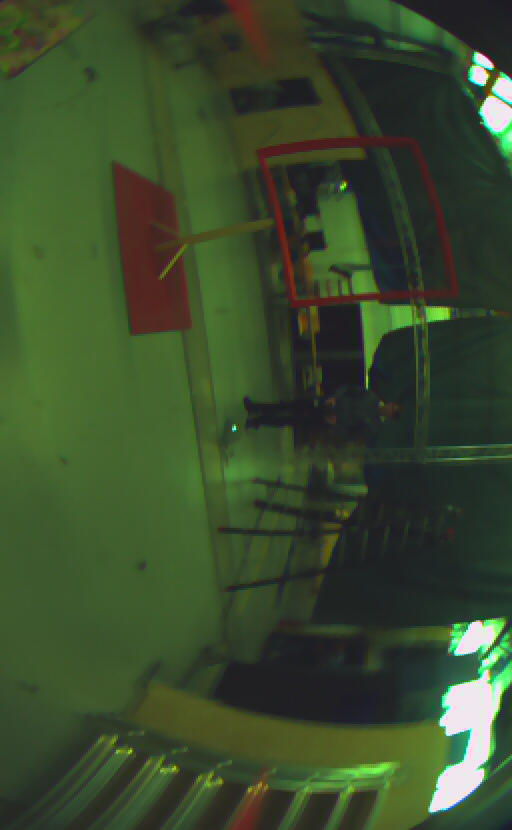
%> input picture images/img_00010.jpg, 512 x 830 px; its folder holds only this picture in this run
$ octave --eval "learn_ground;"   (GNU Octave 9; MATLAB toolbox functions it lacks are replaced by stand-ins)
%> lines starting %> are read from the running program, lines starting %| are printed output that depends on the picture
### makeListOfFiles.m
function files_of_type = makeListOfFiles(file_dir, file_type, exclude_string)
%> called with file_dir = 'images', file_type = 'jpg'
% function files_of_type = makeListOfFiles(file_dir, file_type, exclude_string)
% makes a list of files in the directory 'file_dir' of all files of a
% certain type.

if(~exist('file_type', 'var') || isempty(file_type))
    file_type = bmp;
end

if(~exist('exclude_string', 'var') || sum(size(exclude_string)) < 2)
    EXCLUDE = false;
else
    EXCLUDE = true;
end

files = dir(file_dir);
n_files = size(files,1);
files_of_type = cell(n_files,1);
fot = 0;
for f = 3:n_files
    i = findstr(files(f).name, ['.' file_type]);
    if(sum(size(i)) >= 2)
        if(EXCLUDE)
            j = findstr(files(f).name, exclude_string);
        else
            j = [];
        end
        if(~EXCLUDE || sum(size(j)) < 2)
            fot = fot + 1;
            files_of_type{fot} = files(f).name;
        end
    end
end
files_of_type = files_of_type(1:fot);


### sort_nat.m
function [cs,index] = sort_nat(c,mode)
%sort_nat: Natural order sort of cell array of strings.
% usage:  [S,INDEX] = sort_nat(C)
%
% where,
%    C is a cell array (vector) of strings to be sorted.
%    S is C, sorted in natural order.
%    INDEX is the sort order such that S = C(INDEX);
%
% Natural order sorting sorts strings containing digits in a way such that
% the numerical value of the digits is taken into account.  It is
% especially useful for sorting file names containing index numbers with
% different numbers of digits.  Often, people will use leading zeros to get
% the right sort order, but with this function you don't have to do that.
% For example, if C = {'file1.txt','file2.txt','file10.txt'}, a normal sort
% will give you
%
%       {'file1.txt'  'file10.txt'  'file2.txt'}
%
% whereas, sort_nat will give you
%
%       {'file1.txt'  'file2.txt'  'file10.txt'}
%
% See also: sort

% Version: 1.4, 22 January 2011
% Author:  Douglas M. Schwarz
% Email:   dmschwarz=ieee*org, dmschwarz=urgrad*rochester*edu
% Real_email = regexprep(Email,{'=','*'},{'@','.'})


% Set default value for mode if necessary.
if nargin < 2
	mode = 'ascend';
end

% Make sure mode is either 'ascend' or 'descend'.
modes = strcmpi(mode,{'ascend','descend'});
is_descend = modes(2);
if ~any(modes)
	error('sort_nat:sortDirection',...
		'sorting direction must be ''ascend'' or ''descend''.')
end

% Replace runs of digits with '0'.
c2 = regexprep(c,'\d+','0');

% Compute char version of c2 and locations of zeros.
s1 = char(c2);
z = s1 == '0';

% Extract the runs of digits and their start and end indices.
[digruns,first,last] = regexp(c,'\d+','match','start','end');

% Create matrix of numerical values of runs of digits and a matrix of the
% number of digits in each run.
num_str = length(c);
max_len = size(s1,2);
num_val = NaN(num_str,max_len);
num_dig = NaN(num_str,max_len);
for i = 1:num_str
	num_val(i,z(i,:)) = sscanf(sprintf('%s ',digruns{i}{:}),'%f');
	num_dig(i,z(i,:)) = last{i} - first{i} + 1;
end

% Find columns that have at least one non-NaN.  Make sure activecols is a
% 1-by-n vector even if n = 0.
activecols = reshape(find(~all(isnan(num_val))),1,[]);
n = length(activecols);

% Compute which columns in the composite matrix get the numbers.
numcols = activecols + (1:2:2*n);

% Compute which columns in the composite matrix get the number of digits.
ndigcols = numcols + 1;

% Compute which columns in the composite matrix get chars.
charcols = true(1,max_len + 2*n);
charcols(numcols) = false;
charcols(ndigcols) = false;

% Create and fill composite matrix, comp.
comp = zeros(num_str,max_len + 2*n);
comp(:,charcols) = double(s1);
comp(:,numcols) = num_val(:,activecols);
comp(:,ndigcols) = num_dig(:,activecols);

% Sort rows of composite matrix and use index to sort c in ascending or
% descending order, depending on mode.
[unused,index] = sortrows(comp);
if is_descend
	index = index(end:-1:1);
end
index = reshape(index,size(c));
cs = c(index);

### sample_HSV_pixels.m
function [HSV_pixels, Y] = sample_HSV_pixels(HSV, n_pixels_image)
% function [HSV_pixels, Y] = sample_HSV_pixels(HSV, n_pixels_image)

W = size(HSV,2);
H = size(HSV,1);
HSV_pixels = zeros(n_pixels_image, 3);
Y = zeros(n_pixels_image, 1);
for p = 1:n_pixels_image
    x = 1 + floor(rand(1) * (W-1));
    y = 1 + floor(rand(1) * (H-1));
    Y(p) = y;
    HSV_pixels(p, :) = HSV(y,x,:);
end

### generate_dataset_for_weka.m
function generate_dataset_for_weka(Features, Labels)
% function generate_dataset_for_weka(data_set)
%
% For more information on the format:
% http://www.cs.waikato.ac.nz/ml/weka/arff.html

fID = fopen('WEKA_data.arff', 'w');
fprintf(fID, '%% ground data set\n');
fprintf(fID, '@relation ground\n');
% [4 lines of commented-out code are left out]
fprintf(fID, ['@attribute H real\n']);
fprintf(fID, ['@attribute S real\n']);
fprintf(fID, ['@attribute V real\n']);
fprintf(fID, ['@attribute class {0, 1}\n']);
fprintf(fID, '@data\n');
% create WEKA data set:
fprintf('Data set\n');
for im = 1:size(Features, 1)
    for f = 1:size(Features, 2)
        fprintf(fID, '%f, ', Features(im, f));
    end
    fprintf(fID, '%d\n', Labels(im));
end
fclose(fID);

### learn_ground.m
function learn_ground()
% function learn_ground()

% get file names:
dir_name = 'images';
image_names = makeListOfFiles(dir_name, 'jpg');
image_names = sort_nat(image_names);
n_images = length(image_names);

% create a dataset:
Features = [];
Labels = [];
for im = 1:n_images
    fprintf('Image %d / %d\n', im, n_images);

    RGB = imread([dir_name '/' image_names{im}]);
%> RGB is the input picture: size 830x512x3 uint8; mean R, G, B 57.7, 75.1, 44.9
    RGB = double(RGB) ./ 255;
%> RGB: size 830x512x3 double
    if(strcmp(dir_name, 'images'))
        RGB = imrotate(RGB, 90);
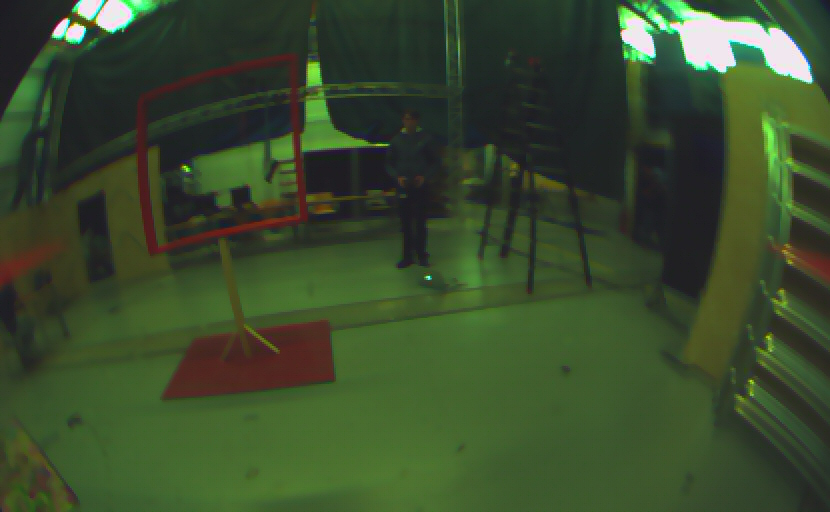
%> RGB: size 512x830x3 double; mean R, G, B 0.226, 0.295, 0.176; mean of the top-left, top-right, bottom-left and bottom-right quarters 0.194, 0.239, 0.253, 0.244
    end
    if(strcmp(dir_name, 'phone_images'))
        RGB = imresize(RGB, 0.25);
    end

    %     figure(); imshow(RGB);
    %     title('RGB image');

    HSV = rgb2hsv(RGB);
%> HSV: size 512x830x3 double; mean H, S, V 0.32, 0.411, 0.304

    n_pixels_image = 1000;
    [HSV_pixels, Y] = sample_HSV_pixels(HSV, n_pixels_image);
%> after the loop in sample_HSV_pixels, `for p = 1:n_pixels_image`: HSV_pixels = 1000 rows, first 12: [0.252 0.494 0.325; 0.583 0.367 0.192; 0.633 0.147 0.133; 0.7 0.135 0.145; 0.271 0.476 0.329; 0.188 0.568 0.318; 0.0417 0.623 0.302; 0.458 0.105 0.149; 0.292 0.358 0.263; 0.258 0.477 0.345; 0.0204 0.605 0.318; 0.233 0.446 0.22]; Y = 1000 values, max 511 at index 108, min 1 at index 292, mean 256.1
    Ground = (Y <= size(RGB,1)/2);
%> Ground = 1000 logical values, 509 true

    Features = [Features; HSV_pixels];
%> Features has the same summary as HSV_pixels in sample_HSV_pixels
    Labels = [Labels; Ground];
%> Labels = 1000 values, max 1 at index 2, min 0 at index 1, mean 0.509
end

generate_dataset_for_weka(Features, Labels);

$ run again, on images/img_00086.jpg
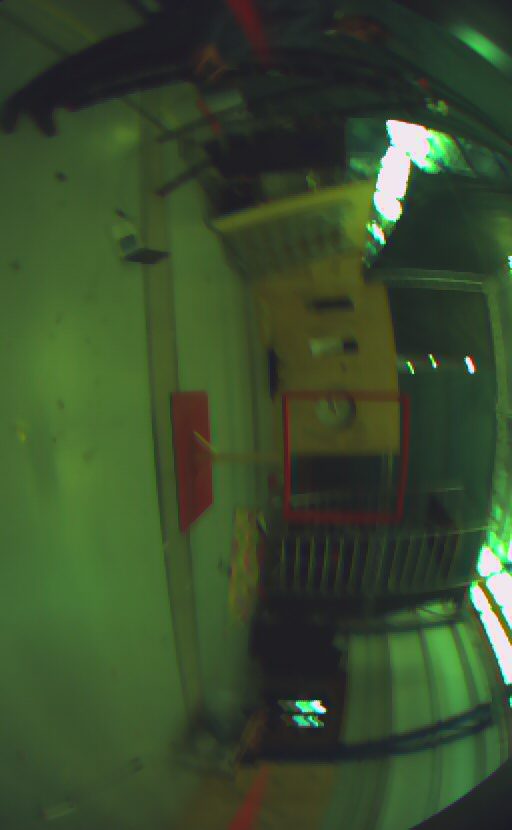
%> input picture images/img_00086.jpg, 512 x 830 px
%> in learn_ground, RGB is the input picture: size 830x512x3 uint8; mean R, G, B 56.8, 76.3, 45.1
%> in learn_ground, `RGB = imrotate(RGB, 90);`:
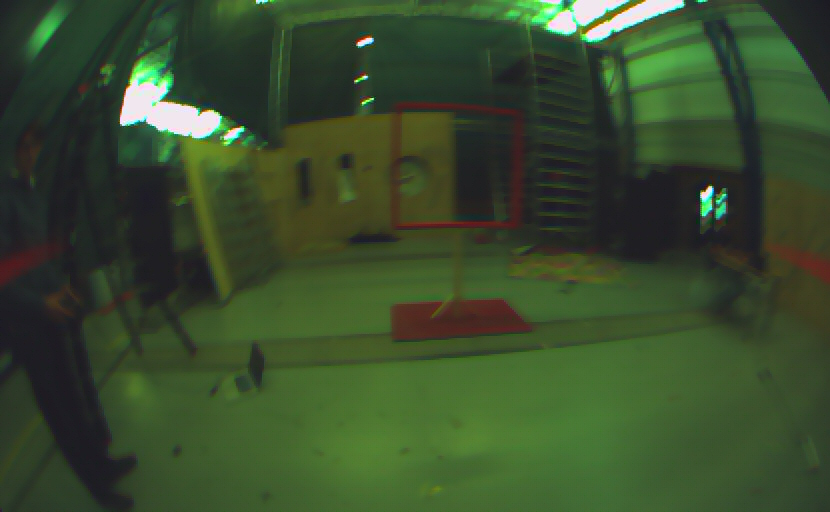
%> RGB: size 512x830x3 double; mean R, G, B 0.223, 0.299, 0.177; mean of the top-left, top-right, bottom-left and bottom-right quarters 0.22, 0.226, 0.226, 0.261
%> HSV: size 512x830x3 double; mean H, S, V 0.326, 0.408, 0.306
%> after the loop in sample_HSV_pixels, `for p = 1:n_pixels_image`: HSV_pixels = 1000 rows, first 12: [0.267 0.5 0.376; 0.182 0.643 0.329; 0.193 0.587 0.294; 0.285 0.525 0.388; 0.27 0.583 0.424; 0.958 0.103 0.153; 0.267 0.631 0.404; 0.0444 0.306 0.192; 0.299 0.377 0.302; 0.289 0.484 0.365; 0.333 0.163 0.169; 0.267 0.536 0.329]; Y = 1000 values, max 511 at index 108, min 1 at index 292, mean 256.1
%> Ground = 1000 logical values, 509 true
%> Features has the same summary as HSV_pixels in sample_HSV_pixels
%> Labels = 1000 values, max 1 at index 2, min 0 at index 1, mean 0.509

$ run again, on images/img_00104.jpg
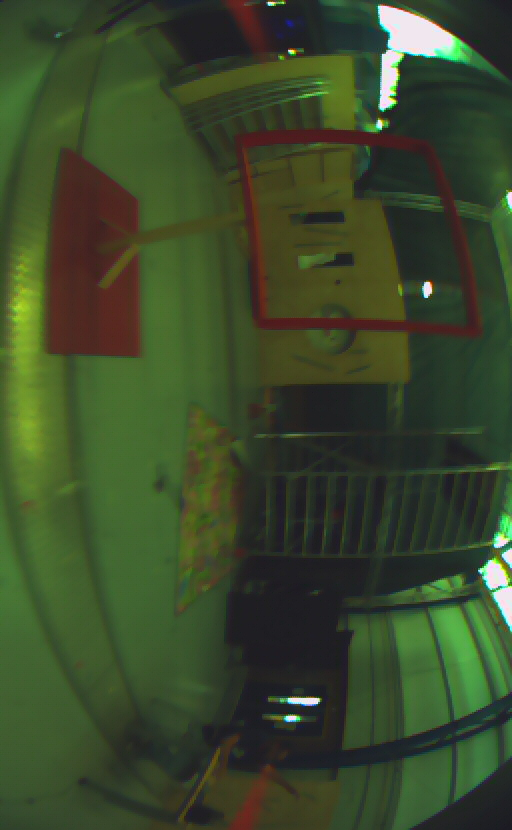
%> input picture images/img_00104.jpg, 512 x 830 px
%> in learn_ground, RGB is the input picture: size 830x512x3 uint8; mean R, G, B 58.3, 73.1, 42.8
%> in learn_ground, `RGB = imrotate(RGB, 90);`:
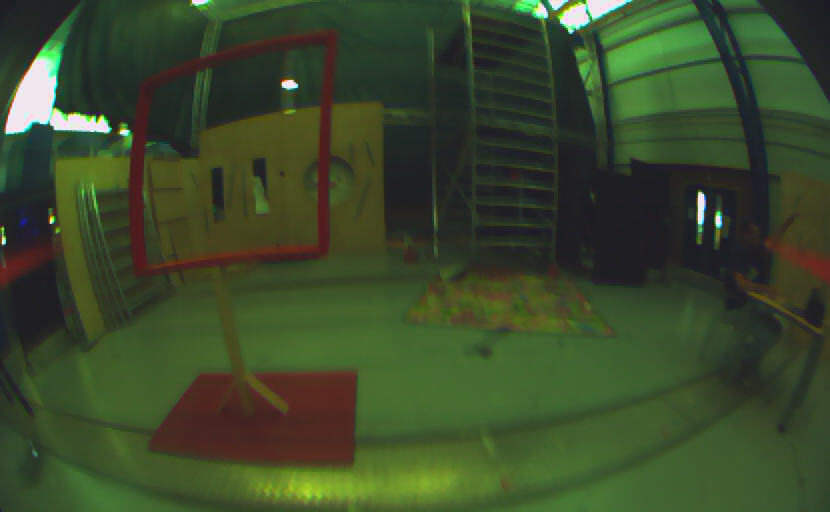
%> RGB: size 512x830x3 double; mean R, G, B 0.229, 0.287, 0.168; mean of the top-left, top-right, bottom-left and bottom-right quarters 0.225, 0.206, 0.239, 0.242
%> HSV: size 512x830x3 double; mean H, S, V 0.308, 0.425, 0.3
%> after the loop in sample_HSV_pixels, `for p = 1:n_pixels_image`: HSV_pixels = 1000 rows, first 12: [0.247 0.425 0.286; 0.182 0.643 0.329; 0.111 0.0882 0.133; 0.297 0.5 0.361; 0.271 0.494 0.341; 0.694 0.171 0.137; 0.0814 0.566 0.298; 0.238 0.389 0.212; 0.271 0.478 0.353; 0.267 0.49 0.384; 0.119 0.443 0.31; 0.333 0.25 0.188]; Y = 1000 values, max 511 at index 108, min 1 at index 292, mean 256.1
%> Ground = 1000 logical values, 509 true
%> Features has the same summary as HSV_pixels in sample_HSV_pixels
%> Labels = 1000 values, max 1 at index 2, min 0 at index 1, mean 0.509

$ run again, on images/img_00121.jpg
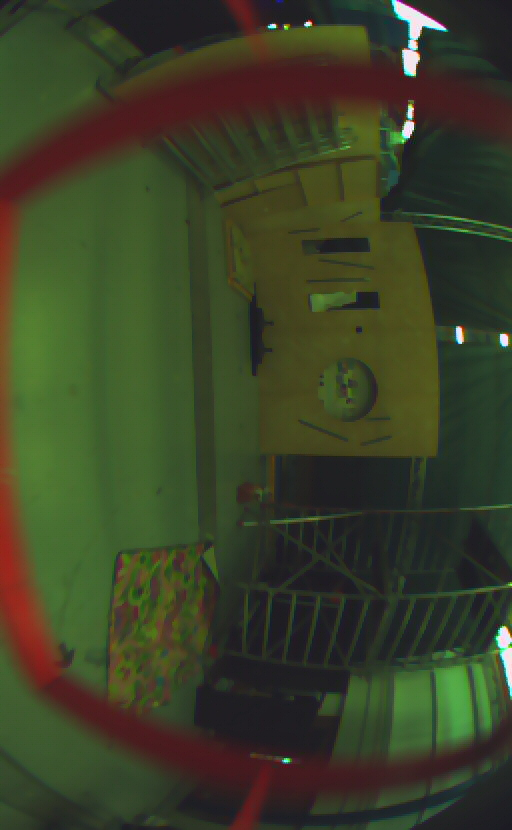
%> input picture images/img_00121.jpg, 512 x 830 px
%> in learn_ground, RGB is the input picture: size 830x512x3 uint8; mean R, G, B 58.4, 64.8, 39.4
%> in learn_ground, `RGB = imrotate(RGB, 90);`:
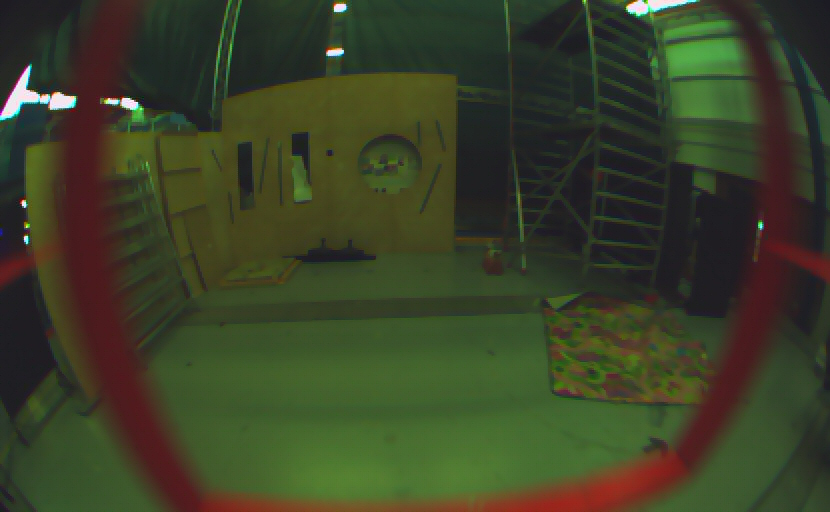
%> RGB: size 512x830x3 double; mean R, G, B 0.229, 0.254, 0.154; mean of the top-left, top-right, bottom-left and bottom-right quarters 0.208, 0.183, 0.228, 0.232
%> HSV: size 512x830x3 double; mean H, S, V 0.333, 0.429, 0.281
%> after the loop in sample_HSV_pixels, `for p = 1:n_pixels_image`: HSV_pixels = 1000 rows, first 12: [0.102 0.532 0.302; 0.195 0.587 0.314; 0.278 0.0577 0.204; 0.806 0.158 0.149; 0.225 0.365 0.247; 0.0965 0.365 0.204; 0.262 0.527 0.365; 0.0278 0.367 0.192; 0.333 0.324 0.29; 0.0037 0.738 0.478; 0.256 0.557 0.38; 0.989 0.625 0.282]; Y = 1000 values, max 511 at index 108, min 1 at index 292, mean 256.1
%> Ground = 1000 logical values, 509 true
%> Features has the same summary as HSV_pixels in sample_HSV_pixels
%> Labels = 1000 values, max 1 at index 2, min 0 at index 1, mean 0.509

$ run again, on images/img_00014.jpg
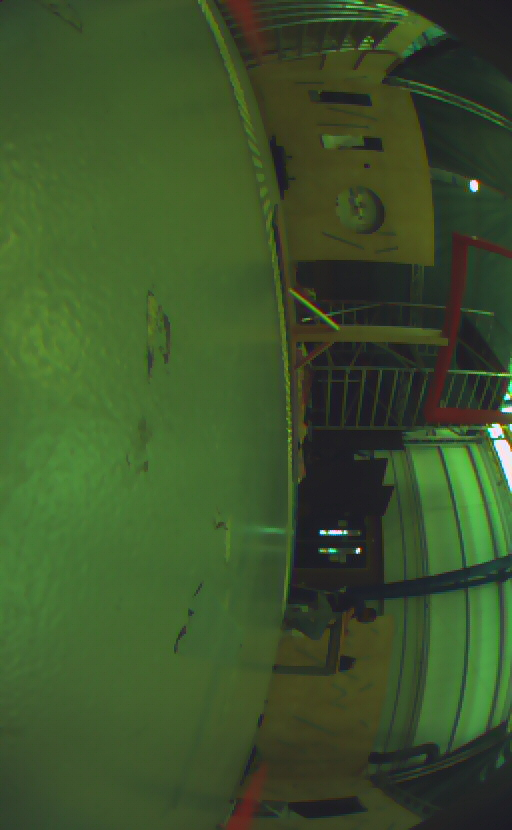
%> input picture images/img_00014.jpg, 512 x 830 px
%> in learn_ground, RGB is the input picture: size 830x512x3 uint8; mean R, G, B 60.1, 83.1, 43.1
%> in learn_ground, `RGB = imrotate(RGB, 90);`:
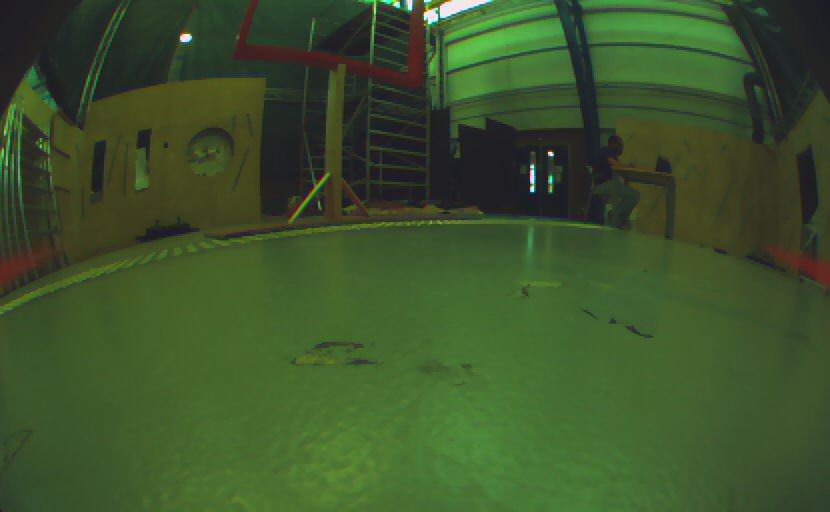
%> RGB: size 512x830x3 double; mean R, G, B 0.236, 0.326, 0.169; mean of the top-left, top-right, bottom-left and bottom-right quarters 0.193, 0.228, 0.274, 0.28
%> HSV: size 512x830x3 double; mean H, S, V 0.294, 0.465, 0.33
%> after the loop in sample_HSV_pixels, `for p = 1:n_pixels_image`: HSV_pixels = 1000 rows, first 12: [0.267 0.515 0.38; 0.367 0.128 0.153; 0.0351 0.667 0.224; 0.171 0.556 0.282; 0.271 0.554 0.396; 0.679 0.298 0.184; 0.26 0.587 0.408; 0.818 0.268 0.161; 0.266 0.416 0.302; 0.275 0.524 0.404; 0.26 0.575 0.416; 0.272 0.511 0.353]; Y = 1000 values, max 511 at index 108, min 1 at index 292, mean 256.1
%> Ground = 1000 logical values, 509 true
%> Features has the same summary as HSV_pixels in sample_HSV_pixels
%> Labels = 1000 values, max 1 at index 2, min 0 at index 1, mean 0.509
